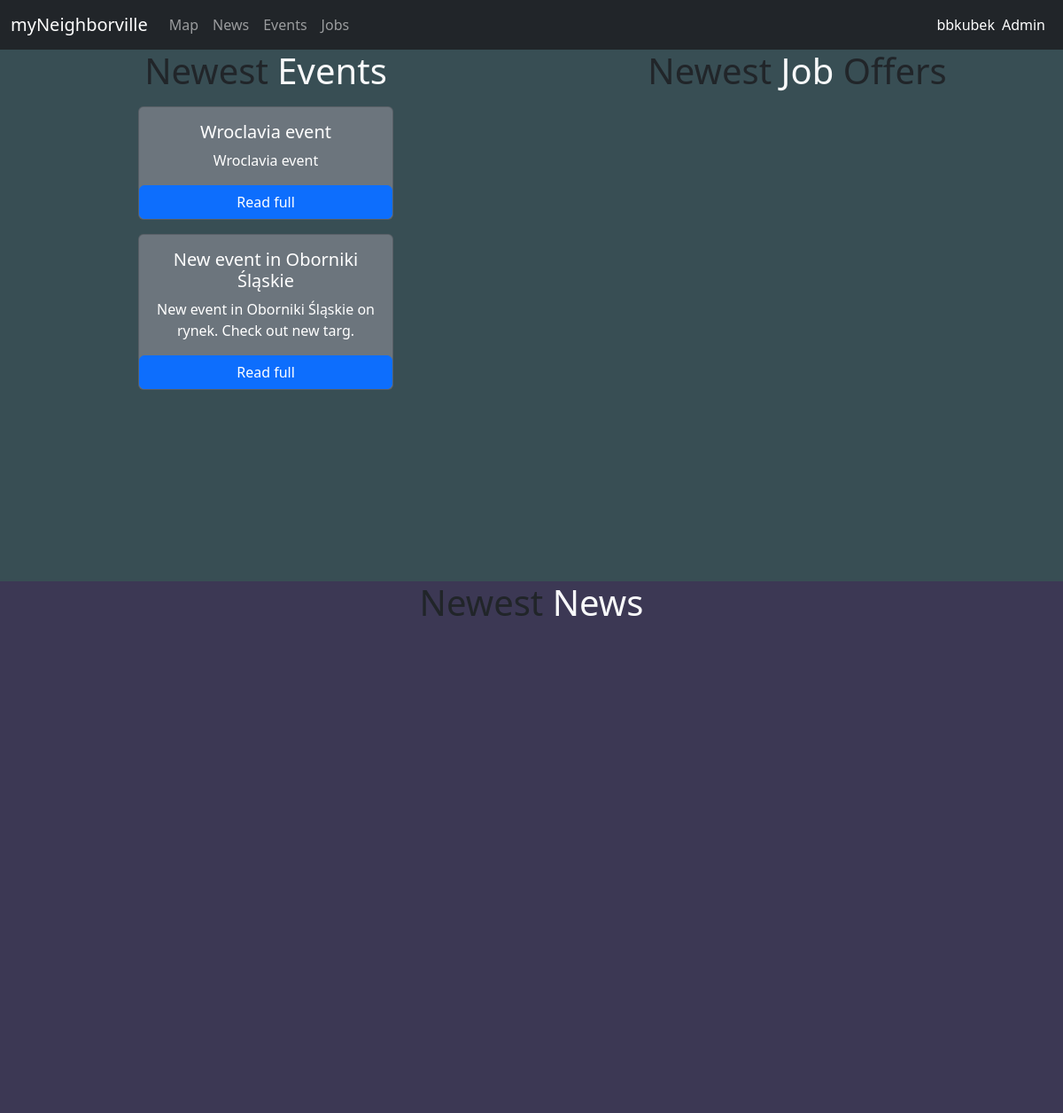
The app's page / (signed in) with its own data.
### website/models.py (models this page shows, shortened)
class Event(models.Model):
    user = models.ManyToManyField(WebsiteUser)
    title = models.CharField(max_length=100)
    description = models.TextField(max_length=10000)
    dateStart = models.DateField()
    dateEnd = models.DateField()
    timeStart = models.TimeField(auto_now=False, auto_now_add=False)
    timeEnd = models.TimeField(auto_now=False, auto_now_add=False)
    location = models.CharField(max_length=100)

### website/views.py (the view)
# urls.py: path('', views.index, name='index'),
@login_required
def index(request):
    events = Event.objects.all().order_by('-id')[:6]
    news = News.objects.all().order_by('-id')[:6]
    jobs = Job.objects.all().order_by('-id')[:6]
    context = {
        'events': events,
        'news': news,
        'jobs': jobs,
    }
    return render(request, 'index.html', context)

### templates/index.html (shortened to what this page needs)
{% extends 'base.html' %}
{% load static %}
{% block head %}
<link rel="stylesheet" href="{% static 'css/index.css' %}">
{% endblock %}
{% block main %}
  <div class="d-flex flex-wrap">
    <div id="events">
      <div class="d-flex justify-content-center">
        <h1 class="text-dark">Newest <a href="/events" class="link-light text-decoration-none">Events</a></h1>
      </div>
      <div class="d-flex justify-content-center flex-wrap">
        {% for event in events %}
                <div class="events card text-center text-bg-secondary m-2" style="width: 18rem;">
                    <div class="card-body">
                      <h5 class="card-title">{{event.title}}</h5>
                      <p class="card-text">{{event.description}}</p>
                    </div>
                    <a href="events/{{event.id}}" class="btn btn-primary">Read full</a>
                </div>
        {% endfor %}
      </div>
    </div>
    <div id="jobs">
      <div class="d-flex justify-content-center">
        <h1 class="text-dark">Newest <a href="/jobs" class="link-light text-decoration-none">Job</a> Offers</h1>
      </div>
    </div>
    <div id="news">
      <div class="d-flex justify-content-center">
        <h1>Newest <a href="/news" class="link-light text-decoration-none">News</a></h1>
      </div>
    </div>
  </div>
{% endblock %}

### templates/base.html (shortened to what this page needs)
{% load static %}
<!DOCTYPE html>
<html lang="en">
  <head>
    <link href="https://cdn.jsdelivr.net/npm/bootstrap@5.2.2/dist/css/bootstrap.min.css" rel="stylesheet">
    <link rel="stylesheet" href="{% static 'css/base.css' %}">
    {% block head %}
    {% endblock %}
  </head>
  <body>
    <nav class="navbar navbar-dark navbar-expand-lg bg-dark sticky-top">
      <div class="container-fluid">
        <a class="navbar-brand" href="/">myNeighborville</a>
        <div class="collapse navbar-collapse" id="navbarText">
          <ul class="navbar-nav me-auto mb-2 mb-lg-0">
            <li class="nav-item">
              <a class="nav-link" href="/map">Map</a>
            </li>
            <li class="nav-item">
              <a class="nav-link" href="/news">News</a>
            </li>
            <li class="nav-item">
              <a class="nav-link" href="/events">Events</a>
            </li>
            <li class="nav-item">
              <a class="nav-link" href="/jobs">Jobs</a>
            </li>
          </ul>
          <span class="navbar-text">
            {% if user.is_authenticated %}
            <div id="dropdown">
              <button id="username" onclick="showPopUp()">{{user.username}}</button>
            </div>
            {% else %}
            <a class="nav-link" href="/login">Log In</a>
            {% endif %}
            {% if user.is_staff %}
          </span>
          <span class="navbar-text">
            <a class="nav-link mx-2" href="/admin">Admin</a>
          </span>
          {% endif %}
        </div>
      </div>
    </nav>
    <div class="base-kontener">{% block main %}{% endblock %}</div>
  </body>
</html>

### static/css/base.css (style rules this page uses)
* { margin: 0; padding: 0; box-sizing: border-box; }
#username { background-color: inherit; border: none; color: white; }

### static/css/index.css (style rules this page uses)
#events { width: 50%; height: 600px; overflow: scroll; overflow-x: hidden; background-color: rgb(56, 78, 84); }
#jobs { width: 50%; height: 600px; overflow: scroll; overflow-x: hidden; background-color: rgb(56, 78, 84); }
#news { width: 100%; height: 600px; background-color: rgb(60, 56, 84); }
.card-body { max-height: 200px; overflow: hidden; }

### records on screen
Event: title "Wroclavia event", description "Wroclavia event"
Event: title "New event in Oborniki Śląskie", description "New event in Oborniki Śląskie on rynek. Check out new targ."

### other values on screen
{{ user.username }} "bbkubek"
